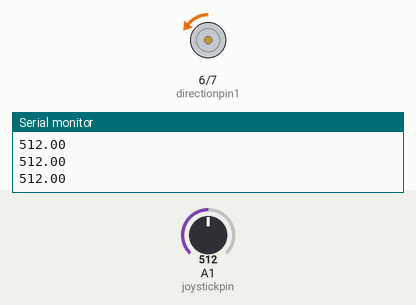
A sketch run on a simulated Arduino Uno, built with avr-gcc and run on an emulated ATmega328P. On the bench: motor-driver pin pairs drawn as motors (green arrow = first pin HIGH = forward, orange = second pin HIGH = backward, longer = more drive, scaled by the enable pin), the last lines printed to the serial monitor. Inputs (shaded band) come from the test bench; at power-on: A1 (joystickpin) = 512.

Above: at 1.2 s.
1.3 s: A1 (joystickpin) set to 716
At 2.1 s:
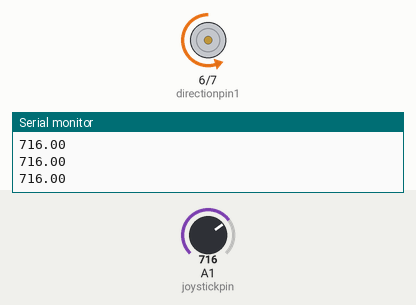
2.8 s: A1 (joystickpin) set to 900
At 3.2 s:
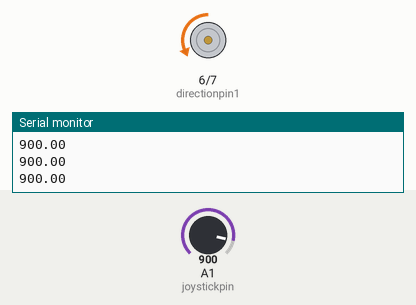
4.3 s: A1 (joystickpin) set to 502
At 5.4 s:
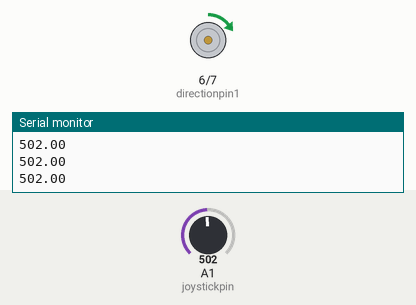
5.8 s: A1 (joystickpin) set to 520
At 6.8 s:
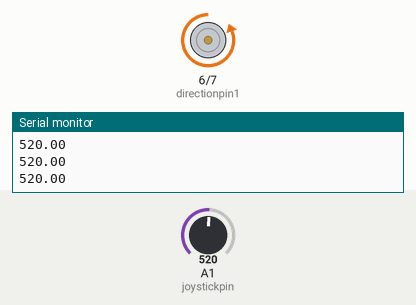
7.3 s: A1 (joystickpin) set to 306
At 7.8 s:
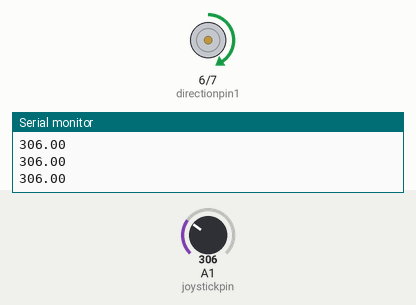
8.8 s: A1 (joystickpin) set to 122
At 10.1 s:
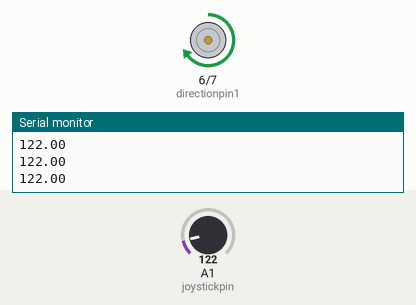
Timing chart, 0 to 11.3 s (numbered marks = the images above; inputs shaded):
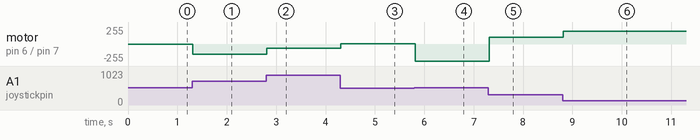

The sketch:

39_Using_a_Joystick_to_Control_DC_Motor_Speed_and_Direction.ino
```cpp
int speedpin=5; // control the speed and is EN1 from chip L293D
int directionpin1=6;
int directionpin2=7;
int motorspeed  ;
int joystickpin=A1;
float readjval;

void setup() {
  // put your setup code here, to run once:
  pinMode(speedpin,OUTPUT);
  pinMode(directionpin1,OUTPUT);
  pinMode (directionpin2,OUTPUT);
  pinMode(joystickpin, INPUT);
  Serial.begin(9600);

}

void loop() {
  // put your main code here, to run repeatedly:
  readjval=analogRead(joystickpin);
  Serial.println(readjval);
  if (readjval <510){
    digitalWrite( directionpin1,HIGH);
    digitalWrite(directionpin2 ,LOW);
    motorspeed=-255.0/512.0*readjval+255.0;
    analogWrite( speedpin, motorspeed);
  }
  if (readjval>=512){
    digitalWrite( directionpin1,LOW);
    digitalWrite(directionpin2 ,HIGH);
    motorspeed=-255.0/512.0*readjval-255.0;
    analogWrite( speedpin, motorspeed);

  }

}
```

Measured:
- after the input at 1.3 s, motor on pin 6 (directionpin1) / pin 7 (directionpin2): backward 2/255 → backward 157/255 at once
- after the input at 2.8 s, motor on pin 6 (directionpin1) / pin 7 (directionpin2): backward 157/255 → backward 65/255 at once
- after the input at 4.3 s, motor on pin 6 (directionpin1) / pin 7 (directionpin2): backward 65/255 → forward 4/255 at once
- after the input at 5.8 s, motor on pin 6 (directionpin1) / pin 7 (directionpin2): forward 4/255 → backward 255/255 at once
- after the input at 7.3 s, motor on pin 6 (directionpin1) / pin 7 (directionpin2): backward 255/255 → forward 102/255 at once
- after the input at 8.8 s, motor on pin 6 (directionpin1) / pin 7 (directionpin2): forward 102/255 → forward 194/255 at once
